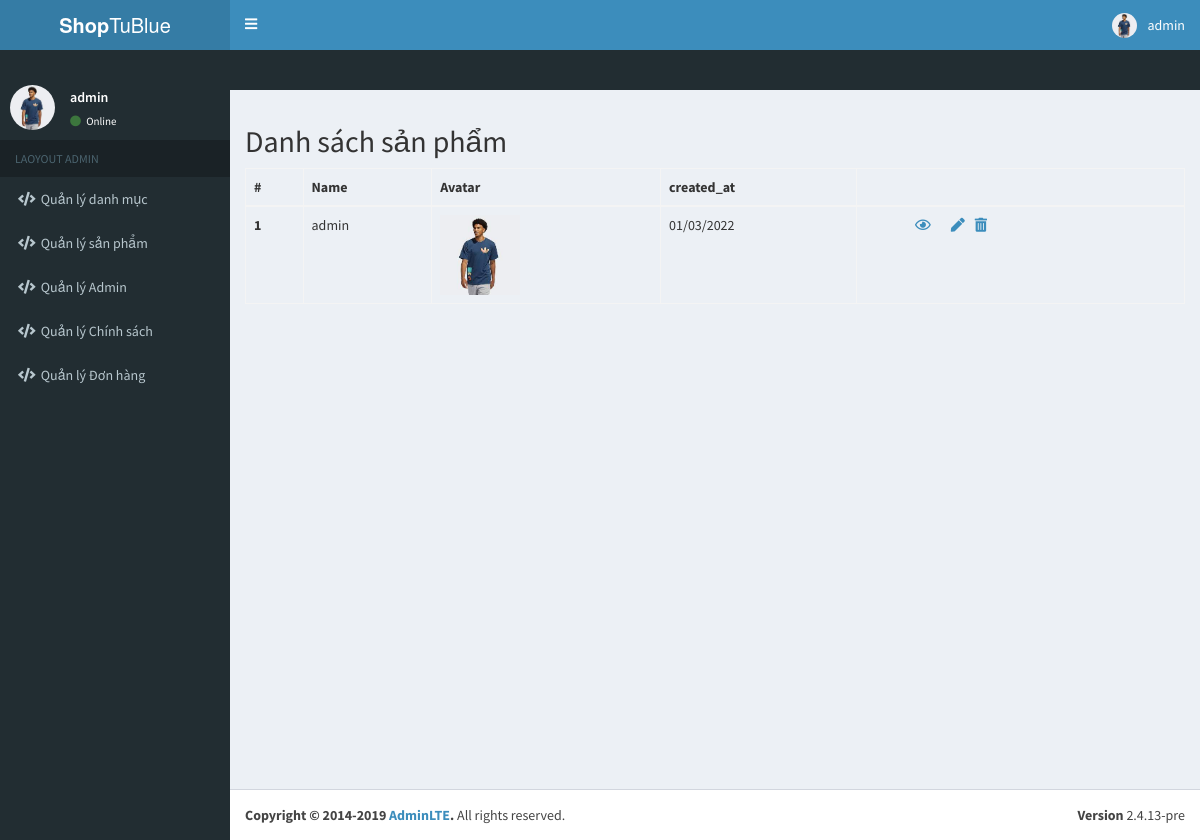
The app's page /Backend/index.php?controller=user&action=index (signed in) with its own data.
### tables this page shows
CREATE TABLE `users` (
  `id` int(11) NOT NULL,
  `name` varchar(255) NOT NULL,
  `avatar` varchar(255) NOT NULL,
  `password` text DEFAULT NULL,
  `updated_at` datetime DEFAULT current_timestamp(),
  `created_at` timestamp NOT NULL DEFAULT current_timestamp()
);

### Backend/controllers/Controller.php (called while the page is built, shortened)
<?php
class Controller {
    public function render($view_path,$variables=[]){
        extract($variables);
        require_once "$view_path";
        $render_view = ob_get_clean();
        return $render_view;
    }
}

### Backend/controllers/UserController.php (called while the page is built, shortened)
<?php
require_once "controllers/Controller.php";
require_once "models/User.php";
class UserController extends Controller {
    public function index(){
        $user_model = new User();
        $products = $user_model->listData();
        $this->content = $this->render("views/users/index.php",['products'=>$products]);
        require_once "views/layouts/main.php";
    }
}

### Backend/index.php (called while the page is built, shortened)
    <?php
$action = isset($_GET['action'])? $_GET['action'] : "index";
$obj = new $controller;
$obj->$action();

### Backend/models/Model.php (called while the page is built, shortened)
<?php
class Model{
     public function __construct(){
         try {
             $this->connection = new PDO(Database::DB_DSN,Database::DB_USERNAME,Database::DB_PASSWORD);
         }catch (Exception $e){
             die("không tồn tại:" . $e->getMessage() );
         }
     }
}

### Backend/models/User.php (called while the page is built, shortened)
<?php
require_once "models/Model.php";
class User extends Model{
    public function listData(){
        $sql_select_all = "SELECT * FROM users ORDER BY created_at DESC ";
        $obj_select_all = $this->connection->prepare($sql_select_all);
        $obj_select_all->execute();
        return $obj_select_all->fetchAll(PDO::FETCH_ASSOC);
    }
}

### Backend/views/users/index.php (the view, shortened to what this page needs)
<h2>Danh sách sản phẩm</h2>
<table class="table table-bordered" >
    <thead>
    <tr>
        <th scope="col">#</th>
        <th scope="col">Name</th>
        <th scope="col">Avatar</th>
        <th scope="col">created_at</th>
        <th scope="col"></th>
    </tr>
    </thead>
    <tbody>
    <?php foreach ($products as $product) :?>
        <tr>
            <th ><?php echo $product['id'];?></th>
            <td><?php echo $product['name'];?></td>
            <td>
                <?php if (!empty($product['avatar'])): ?>
                    <img height="80" src="assets/uploads/<?php echo $product['avatar']; ?>"/>
                <?php endif; ?>
            </td>
            <td><?php echo date('d/m/Y',strtotime($product['created_at']));?> </td>
            <td>
                <div class="icon">
                    <ul>
                        <li><a  href="index.php?controller=user&action=detail&id=<?php echo $product['id'];?>" ><i class="far fa-eye"></i></a></li>
                        <li><a  href="index.php?controller=user&action=update&id=<?php echo $product['id'];?>"><i class="fas fa-pen"></i></a></li>
                        <a  href="index.php?controller=user&action=delete&id=<?php echo $product['id'];?>" onclick="return confirm('Are you sure ?')"><i class="fas fa-trash-alt"></i></a></li>
                    </ul>
                </div>
            </td>
        </tr>
    <?php endforeach; ?>
    </tbody>
</table>

### Backend/assets/css/style.css (style rules this page uses)
:root { --success: green; --error: rgb(253, 16, 16); --success-light: rgba(0, 128, 0, 0.4); --error-light: rgba(243, 16, 16, 0.4); }
.icon ul { list-style: none; display: flex; }
.icon ul li { margin: 0 10px; }

### Backend/views/users/index.php (style rules this page uses)
.icon ul { list-style: none; display: flex; }
.icon ul li { margin: 0 10px; }

### records on screen
users: id "1", name "admin", avatar (picture), created_at "01/03/2022"

### other values on screen
$username "admin"
